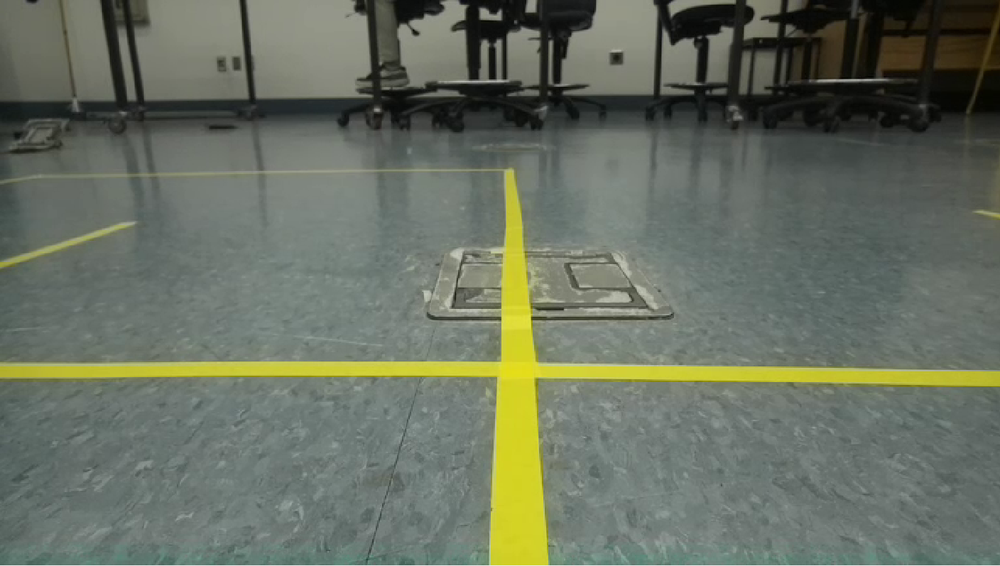
#> input picture machine_vision/machine_vision/Intersection.png, 1000 x 566 px, shrunk from 1408 x 797 before the run
$ python hough_lines_test.py
#> lines starting #> are read from the running program, lines starting #| are printed output that depends on the picture; after the words box and inside, x2 and y2 are one past the last pixel; in counts of white or black regions, pixels touching at a corner belong together; long printed decimals are rounded
import cv2
import math
import numpy as np

img=cv2.imread('Intersection.png')
#> img is the input picture: shape (566, 1000, 3); mean B, G, R 97.1, 111.7, 104.3
height, width, channels = img.shape
#> height = 566; width = 1000; channels = 3
x_lower = int(width/4)
#> x_lower = 250
x_upper = int(3*(width/4))
#> x_upper = 750
y_lower = int(2*(height/5))
#> y_lower = 226
y_upper = int(height)
#> y_upper = 566
cropped_img = img[y_lower:y_upper, x_lower:x_upper]
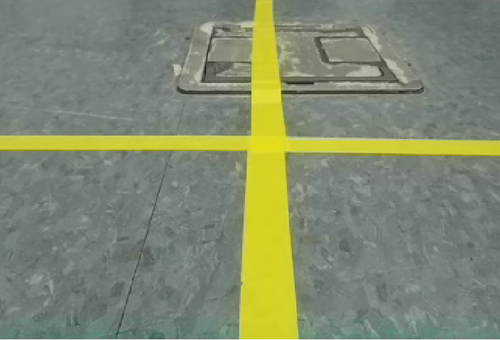
#> cropped_img: shape (340, 500, 3); mean B, G, R 111.7, 137.7, 128.3
cv2.imwrite('CroppedIntersection.png', cropped_img)

# Apply binary mask to extract tape lines
hsv = cv2.cvtColor(cropped_img, cv2.COLOR_BGR2HSV)
#> hsv: shape (340, 500, 3); mean H, S, V 63.7, 46.9, 137.9
lower_color_bound = np.array([15,80,80])
upper_color_bound = np.array([40,255,255])
mask = cv2.inRange(hsv, lower_color_bound, upper_color_bound)
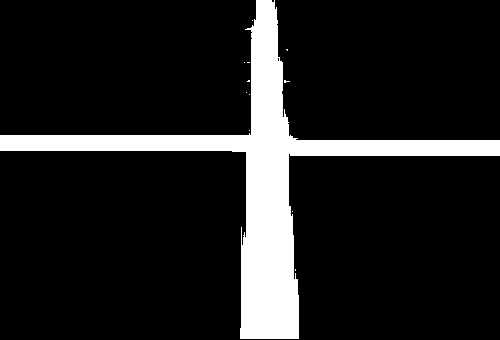
#> mask: shape (340, 500); 12.7% white; 12 white regions (11 under 20 px), largest, box (x1, y1, x2, y2) and area: (0, 0, 500, 339) 21539
masked_img = cv2.bitwise_and(cropped_img, cropped_img, mask=mask)
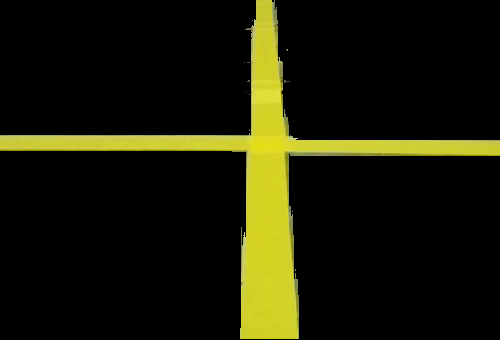
#> masked_img: shape (340, 500, 3); mean B, G, R 6.4, 25.6, 25.7
print(masked_img)
#> (printed output is left out)
cv2.imwrite('BinaryIntersection.png', masked_img)

# Apply Hough Line Transform
grayscale_img = cv2.cvtColor(masked_img, cv2.COLOR_BGR2GRAY)
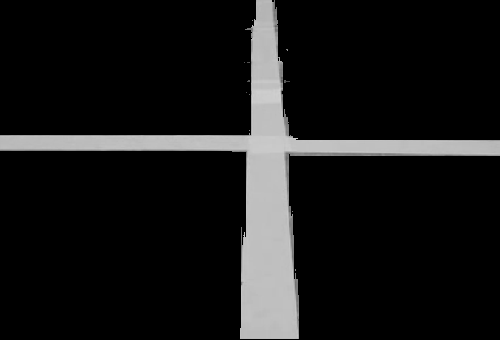
#> grayscale_img: shape (340, 500); min 0, max 209, mean 23.4
edges = cv2.Canny(grayscale_img, 30, 150, apertureSize=3)
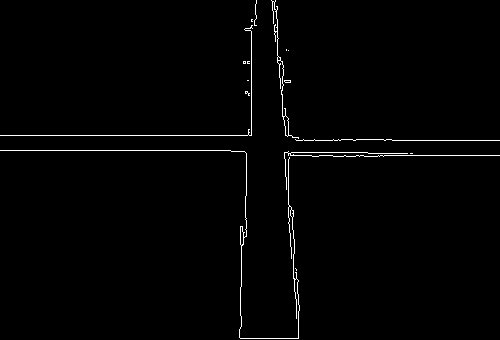
#> edges: shape (340, 500); 1.3% white in thin lines or dots
lines = cv2.HoughLinesP(edges, 1, np.pi/180, threshold=50, minLineLength=20, maxLineGap=20)
#> lines = 20 rows, first 6: [0, 135, 251, 135], [0, 150, 230, 150], [288, 182, 299, 310], [296, 140, 355, 140], [284, 155, 499, 155], [274, 2, 282, 116]
print(lines)
#> (printed output is left out)
angle_list = []
for points in lines:
    x1, y1, x2, y2 = points[0]
    angle = 0-math.atan((y2-y1)/(x2-x1))
    angle_list.append(angle)
    print(math.degrees(angle))
    cv2.line(masked_img, (x1, y1), (x2, y2), (255, 0, 255), 2)
#> this loop made 20 passes
#> (x1, y1, x2, y2, angle) on passes 1 to 12: (0, 135, 251, 135, 0), (0, 150, 230, 150, 0), (288, 182, 299, 310, -1.49), (296, 140, 355, 140, 0), (284, 155, 499, 155, 0), (274, 2, 282, 116, -1.5), (240, 300, 243, 232, 1.53), (251, 134, 251, 19, 1.57), (288, 213, 298, 338, -1.49), (293, 254, 295, 279, -1.49), (284, 152, 367, 152, 0), (247, 92, 248, 61, 1.54)
#| 0.0
#| 0.0
#| -85.088
#| 0.0
#| 0.0
#| -85.986
#| 87.474
#| 90.0
#> (further printed lines are left out)
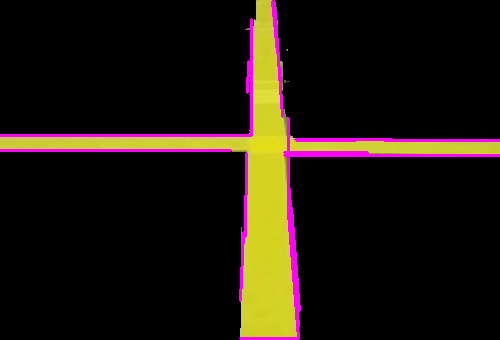
#> masked_img: shape (340, 500, 3); 3.27% of pixels changed, all inside (x1, y1, x2, y2) = (0, 0, 500, 340)
#> after the loop, angle_list = [0, 0, -1.49, 0, 0, -1.5, 1.53, 1.57, -1.49, -1.49, 0, 1.54, 0, 1.56, -1.49, 0, -1.49, -1.47, 0, 1.57]
cv2.imwrite('IntersectionHoughLines.jpg', masked_img)
